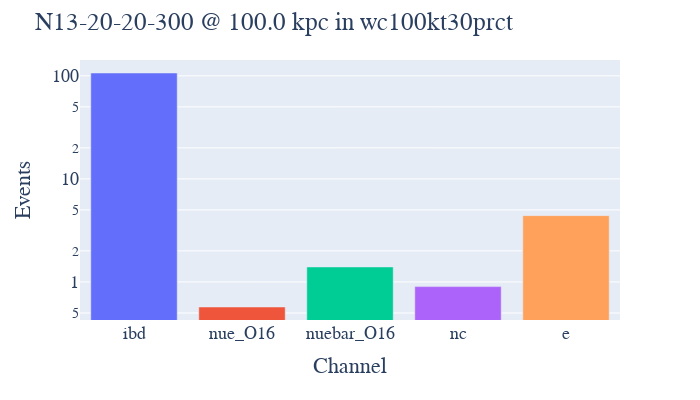

Notebook source saved alongside this figure:
### Code cell
beer.bar_vis(sn, detector)

### Figure 1 — Plotly figure (JSON) as saved in the notebook; plotly's stock layout.template omitted (floating-point values rounded to 4 significant figures)
{"data": [{"alignmentgroup": "True", "hovertemplate": "Channel=%{x}<br>Events=%{y}<extra></extra>", "legendgroup": "ibd", "marker": {"color": "#636efa", "pattern": {"shape": ""}}, "name": "ibd", "offsetgroup": "ibd", "orientation": "v", "showlegend": true, "textposition": "auto", "type": "bar", "x": ["ibd"], "xaxis": "x", "y": [106.5], "yaxis": "y"}, {"alignmentgroup": "True", "hovertemplate": "Channel=%{x}<br>Events=%{y}<extra></extra>", "legendgroup": "nue_O16", "marker": {"color": "#EF553B", "pattern": {"shape": ""}}, "name": "nue_O16", "offsetgroup": "nue_O16", "orientation": "v", "showlegend": true, "textposition": "auto", "type": "bar", "x": ["nue_O16"], "xaxis": "x", "y": [0.5715], "yaxis": "y"}, {"alignmentgroup": "True", "hovertemplate": "Channel=%{x}<br>Events=%{y}<extra></extra>", "legendgroup": "nuebar_O16", "marker": {"color": "#00cc96", "pattern": {"shape": ""}}, "name": "nuebar_O16", "offsetgroup": "nuebar_O16", "orientation": "v", "showlegend": true, "textposition": "auto", "type": "bar", "x": ["nuebar_O16"], "xaxis": "x", "y": [1.398], "yaxis": "y"}, {"alignmentgroup": "True", "hovertemplate": "Channel=%{x}<br>Events=%{y}<extra></extra>", "legendgroup": "nc", "marker": {"color": "#ab63fa", "pattern": {"shape": ""}}, "name": "nc", "offsetgroup": "nc", "orientation": "v", "showlegend": true, "textposition": "auto", "type": "bar", "x": ["nc"], "xaxis": "x", "y": [0.9012], "yaxis": "y"}, {"alignmentgroup": "True", "hovertemplate": "Channel=%{x}<br>Events=%{y}<extra></extra>", "legendgroup": "e", "marker": {"color": "#FFA15A", "pattern": {"shape": ""}}, "name": "e", "offsetgroup": "e", "orientation": "v", "showlegend": true, "textposition": "auto", "type": "bar", "x": ["e"], "xaxis": "x", "y": [4.4], "yaxis": "y"}], "layout": {"barmode": "relative", "font": {"family": "Times New Roman", "size": 18}, "height": 400, "legend": {"title": {"text": "Channel"}, "tracegroupgap": 0}, "margin": {"t": 60}, "showlegend": false, "title": {"text": "N13-20-20-300 @ 100.0 kpc in wc100kt30prct"}, "width": 700, "xaxis": {"anchor": "y", "categoryarray": ["ibd", "nue_O16", "nuebar_O16", "nc", "e"], "categoryorder": "array", "domain": [0, 1], "title": {"text": "Channel"}}, "yaxis": {"anchor": "x", "domain": [0, 1], "title": {"text": "Events"}, "type": "log"}}}
